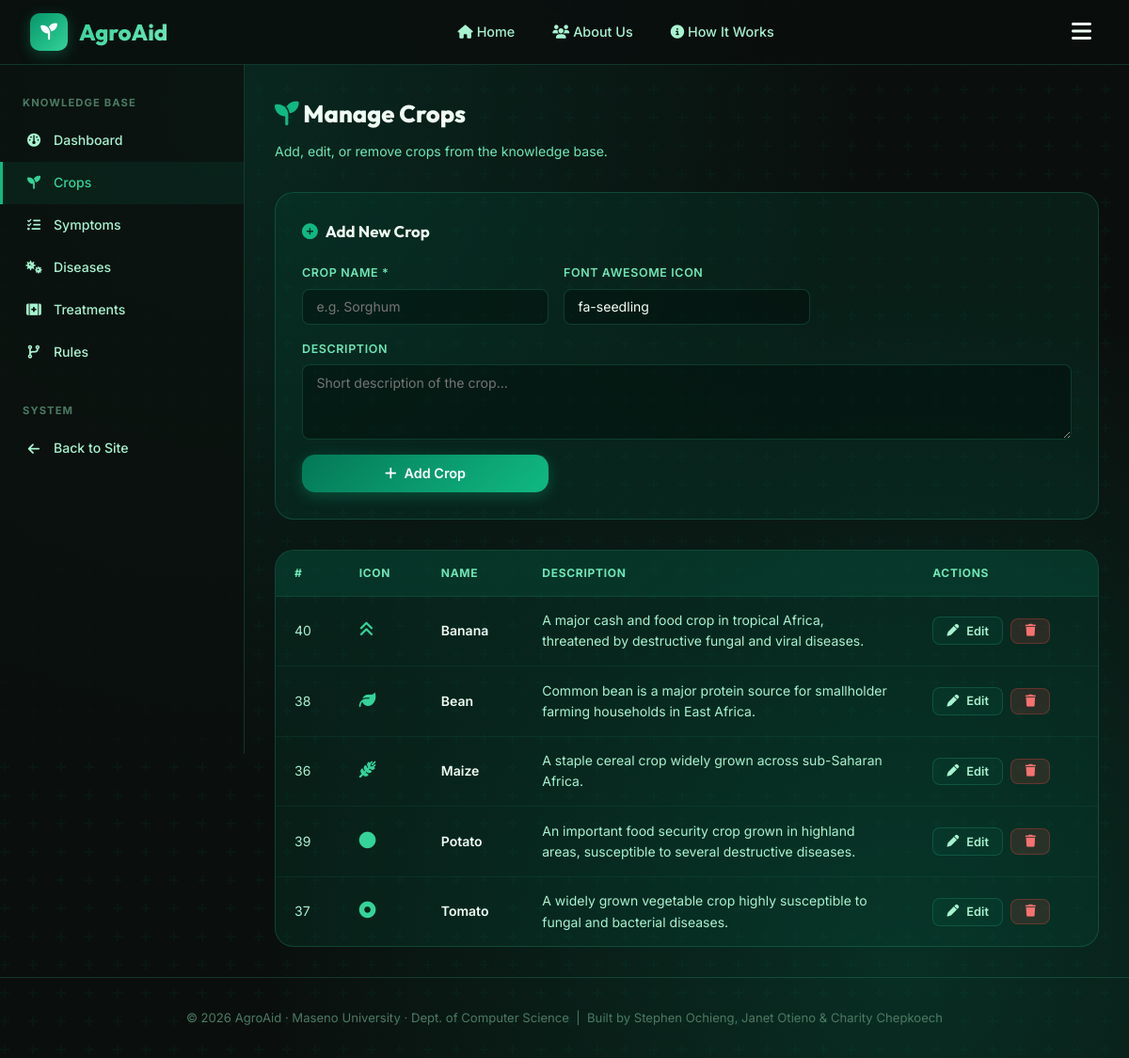
Before: /admin/crops (signed in) with the older database file.
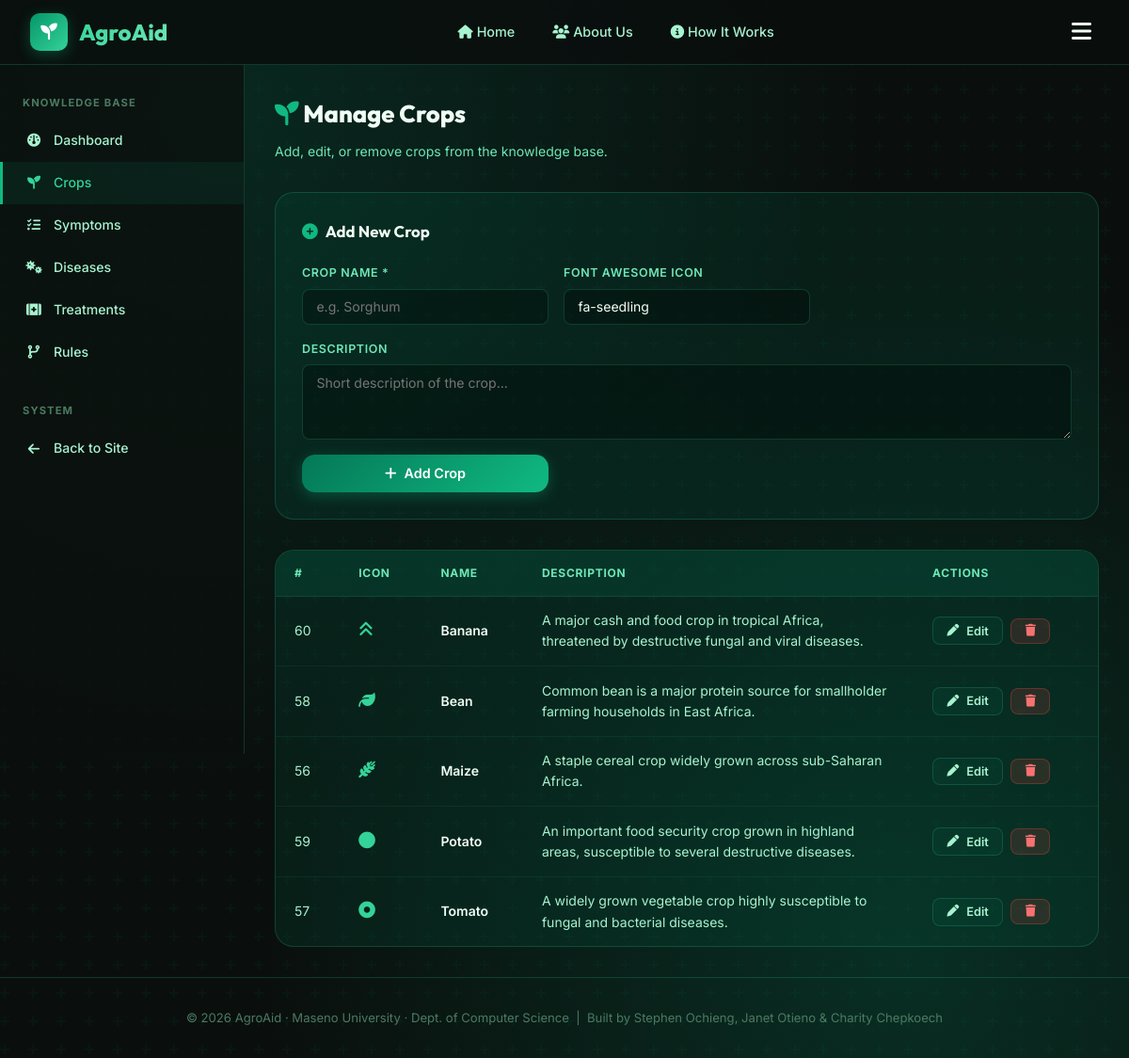
After: the same page with the newer database file.
### tables this page shows
CREATE TABLE crops (
            id INTEGER PRIMARY KEY AUTOINCREMENT,
            name TEXT NOT NULL UNIQUE,
            description TEXT,
            icon TEXT DEFAULT 'fa-seedling'
        );

### app.py (the view, shortened to what this page needs)
@app.route('/admin/crops', methods=['GET', 'POST'])
@login_required
def admin_crops():
    crops = db.get_all_crops()
    return render_template('admin/crops.html', crops=crops)

### app.py (called while the page is built)
def login_required(f):
    @wraps(f)
    def decorated_function(*args, **kwargs):
        if not session.get('logged_in'):
            flash('Please log in to access the admin panel.', 'warning')
            return redirect(url_for('login', next=request.url))
        return f(*args, **kwargs)
    return decorated_function

### database.py (called while the page is built)
def get_db():
    conn = sqlite3.connect(DB_PATH)
    conn.row_factory = sqlite3.Row
    conn.execute("PRAGMA foreign_keys = ON")
    return conn

def get_all_crops():
    conn = get_db()
    crops = conn.execute('SELECT * FROM crops ORDER BY name').fetchall()
    conn.close()
    return crops

### templates/admin/crops.html (shortened to what this page needs)
{% extends "base.html" %}
{% block content %}
<div class="admin-layout">
  <aside class="admin-sidebar">
    <p class="admin-sidebar-title">Knowledge Base</p>
    <ul class="admin-nav">
      <li><a href="{{ url_for('admin_dashboard') }}"><i class="fa-solid fa-gauge"></i> Dashboard</a></li>
      <li><a href="{{ url_for('admin_crops') }}" class="active"><i class="fa-solid fa-seedling"></i> Crops</a></li>
      <li><a href="{{ url_for('admin_symptoms') }}"><i class="fa-solid fa-list-check"></i> Symptoms</a></li>
      <li><a href="{{ url_for('admin_diseases') }}"><i class="fa-solid fa-viruses"></i> Diseases</a></li>
      <li><a href="{{ url_for('admin_treatments') }}"><i class="fa-solid fa-kit-medical"></i> Treatments</a></li>
      <li><a href="{{ url_for('admin_rules') }}"><i class="fa-solid fa-code-branch"></i> Rules</a></li>
    </ul>
    <p class="admin-sidebar-title">System</p>
    <ul class="admin-nav">
      <li><a href="{{ url_for('index') }}"><i class="fa-solid fa-arrow-left"></i> Back to Site</a></li>
    </ul>
  </aside>
  <main class="admin-content">
    <h1 class="admin-page-title"><i class="fa-solid fa-seedling" style="color:var(--green-500)"></i> Manage Crops</h1>
    <p class="admin-page-subtitle">Add, edit, or remove crops from the knowledge base.</p>
    <div class="add-form-card">
      <div class="form-title"><i class="fa-solid fa-plus-circle"></i> Add New Crop</div>
      <form method="POST">
        <div class="form-grid">
          <div class="form-group">
            <label for="crop-name">Crop Name *</label>
            <input type="text" id="crop-name" name="name" class="form-control" placeholder="e.g. Sorghum" required>
          </div>
          <div class="form-group">
            <label for="crop-icon">Font Awesome Icon</label>
            <input type="text" id="crop-icon" name="icon" class="form-control" placeholder="fa-leaf" value="fa-seedling">
          </div>
          <div class="form-group" style="grid-column:1/-1">
            <label for="crop-desc">Description</label>
            <textarea id="crop-desc" name="description" class="form-control" placeholder="Short description of the crop..."></textarea>
          </div>
          <div class="form-group" style="align-self:end">
            <button type="submit" class="btn btn-primary"><i class="fa-solid fa-plus"></i> Add Crop</button>
          </div>
        </div>
      </form>
    </div>
    <div class="table-wrapper">
      <table>
        <thead>
          <tr><th>#</th><th>Icon</th><th>Name</th><th>Description</th><th>Actions</th></tr>
        </thead>
        <tbody>
          {% for crop in crops %}
          <tr>
            <td>{{ crop.id }}</td>
            <td><i class="fa-solid {{ crop.icon }}" style="color:var(--green-400);font-size:1.1rem"></i></td>
            <td><strong>{{ crop.name }}</strong></td>
            <td style="max-width:350px">{{ crop.description }}</td>
            <td>
              <div class="td-actions">
                <button class="btn btn-secondary btn-sm" onclick="toggleEdit('edit-{{ crop.id }}')">
                  <i class="fa-solid fa-pen"></i> Edit
                </button>
                <form method="POST" onsubmit="return confirm('Delete crop and all its data?')">
                  <button type="submit" class="btn btn-danger btn-sm"><i class="fa-solid fa-trash"></i></button>
                </form>
              </div>
            </td>
          </tr>
          {% else %}
          <tr><td colspan="5" class="text-center text-muted">No crops yet.</td></tr>
          {% endfor %}
        </tbody>
      </table>
    </div>
  </main>
</div>
{% endblock %}

### templates/base.html (shortened to what this page needs)
<!DOCTYPE html>
<html lang="en">
<head>
  <link rel="stylesheet" href="{{ url_for('static', filename='css/style.css') }}">
  <link rel="stylesheet" href="https://cdnjs.cloudflare.com/ajax/libs/font-awesome/6.5.1/css/all.min.css">
</head>
<body>
  <nav class="navbar">
    <div class="nav-inner">
      <a href="{{ url_for('index') }}" class="nav-brand">
        <div class="nav-logo-icon"><i class="fa-solid fa-seedling"></i></div>
        <span class="nav-logo-text">AgroAid</span>
      </a>
      <ul class="nav-links">
        <li><a href="{{ url_for('index') }}" class="{{ 'active' if request.endpoint == 'index' }}">
          <i class="fa-solid fa-house"></i> Home
        </a></li>
        <li><a href="{{ url_for('about') }}" class="{{ 'active' if request.endpoint == 'about' }}">
          <i class="fa-solid fa-users"></i> About Us
        </a></li>
        <li><a href="{{ url_for('index') }}#how-it-works">
          <i class="fa-solid fa-circle-info"></i> How It Works
        </a></li>
      </ul>
      <button class="menu-toggle" id="menu-toggle" aria-label="Toggle Menu">
        <i class="fa-solid fa-bars"></i>
      </button>
    </div>
  </nav>
  {% block content %}{% endblock %}
  <footer class="footer">
    <p>
      © 2026 AgroAid · Maseno University · Dept. of Computer Science &nbsp;|&nbsp;
      Built by Stephen Ochieng, Janet Otieno &amp; Charity Chepkoech
    </p>
  </footer>
</body>
</html>

Changed rows visible on the page:
removed crops: id "40", name "Banana", description "A major cash and food crop in tropical Africa, threatened by destructive fungal and viral diseases."
removed crops: id "38", name "Bean", description "Common bean is a major protein source for smallholder farming households in East Africa."
removed crops: id "36", name "Maize", description "A staple cereal crop widely grown across sub-Saharan Africa."
removed crops: id "39", name "Potato", description "An important food security crop grown in highland areas, susceptible to several destructive diseases."
removed crops: id "37", name "Tomato", description "A widely grown vegetable crop highly susceptible to fungal and bacterial diseases."
added crops: id "60", name "Banana", description "A major cash and food crop in tropical Africa, threatened by destructive fungal and viral diseases."
added crops: id "58", name "Bean", description "Common bean is a major protein source for smallholder farming households in East Africa."
added crops: id "56", name "Maize", description "A staple cereal crop widely grown across sub-Saharan Africa."
added crops: id "59", name "Potato", description "An important food security crop grown in highland areas, susceptible to several destructive diseases."
added crops: id "57", name "Tomato", description "A widely grown vegetable crop highly susceptible to fungal and bacterial diseases."
